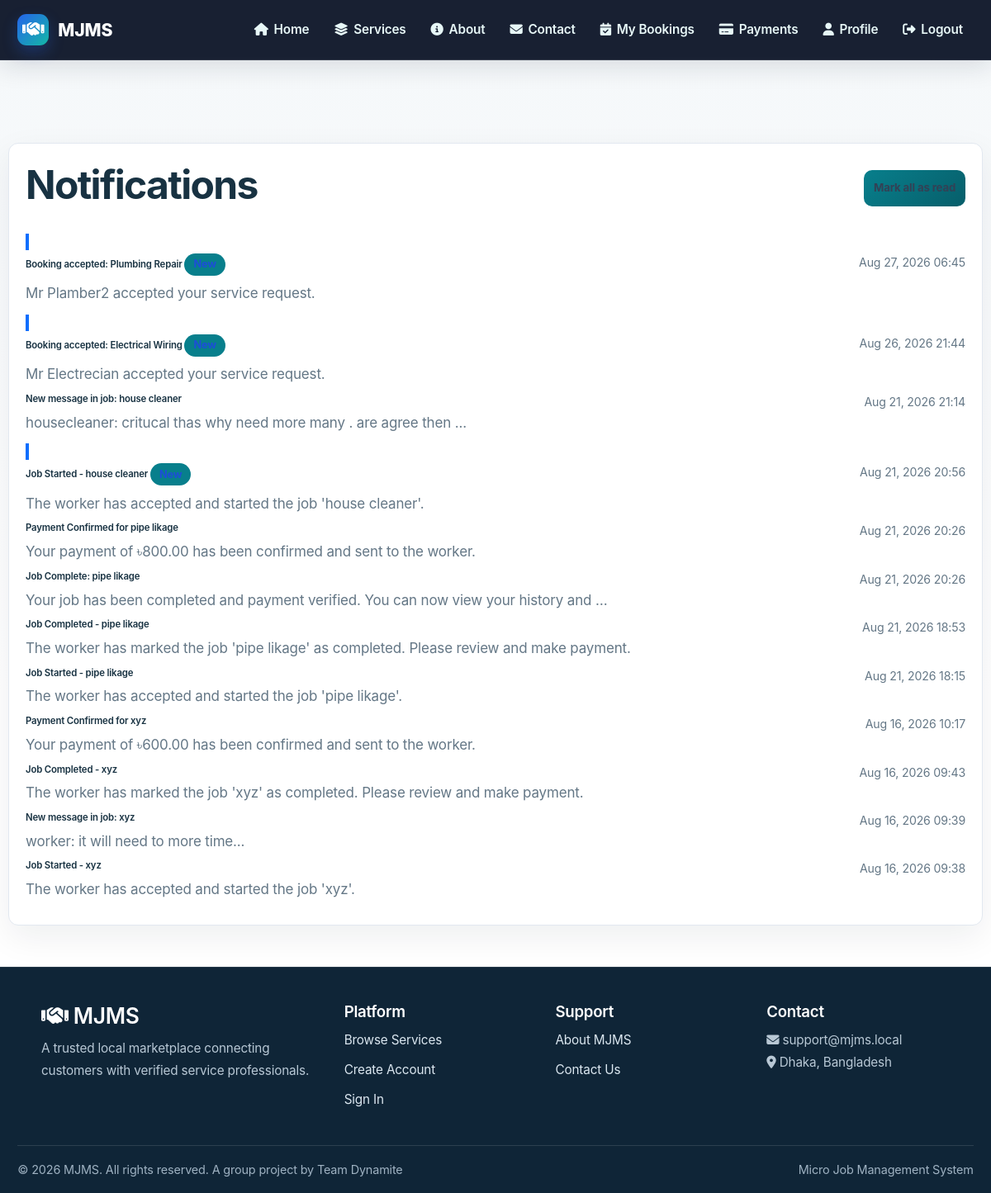
The page /notifications/ (signed in) on the database its author committed.
### notifications/models.py (models this page shows, shortened)
class Notification(models.Model):
    NOTIFICATION_TYPE_CHOICES = [
        ('JOB_COMPLETED', 'Job Completed by Worker'),
        ('JOB_STARTED', 'Job Started'),
        ('JOB_CANCELLED', 'Job Cancelled'),
        ('JOB_WORKER_UNAVAILABLE', 'Worker Unavailable at Requested Time'),
        ('JOB_CONFLICT', 'Job Time Conflict'),
        ('WORKER_APPLIED', 'Worker Applied for Your Request'),
        ('APPLICATION_ACCEPTED', 'Your Application Was Accepted'),
        ('APPLICATION_REJECTED', 'Your Application Was Rejected'),
        ('JOB_PAYMENT_SUBMITTED', 'Payment Submitted for Job'),
        ('PAYMENT_VERIFIED', 'Payment Verified - You Received Payment'),
        ('PAYMENT_PENDING', 'Payment Pending Verification'),
        ('WORKER_APPROVED', 'Your Worker Account Has Been Approved'),
        ('WORKER_REJECTED', 'Your Worker Account Application Was Rejected'),
        ('WORKER_PROFILE_UPDATED', 'Your Worker Profile Was Updated'),
        ('GENERAL', 'General Notification'),
    ]
    user = models.ForeignKey(
        settings.AUTH_USER_MODEL,
        on_delete=models.CASCADE,
        related_name='notifications'
    )
    title = models.CharField(max_length=255)
    message = models.TextField()
    notification_type = models.CharField(
        max_length=50,
        choices=NOTIFICATION_TYPE_CHOICES,
        default='GENERAL'
    )
    is_read = models.BooleanField(default=False)
    job = models.ForeignKey(
        'bookings.Job',
        on_delete=models.SET_NULL,
        null=True,
        blank=True,
        related_name='notifications'
    )
    payment = models.ForeignKey(
        'payments.Payment',
        on_delete=models.SET_NULL,
        null=True,
        blank=True,
        related_name='notifications'
    )
    related_user = models.ForeignKey(
        settings.AUTH_USER_MODEL,
        on_delete=models.SET_NULL,
        null=True,
        blank=True,
        related_name='notifications_about_me'
    )
    created_at = models.DateTimeField(auto_now_add=True)
    updated_at = models.DateTimeField(auto_now=True)
    class Meta:
        ordering = ['-created_at']
        indexes = [
            models.Index(fields=['user', '-created_at']),
            models.Index(fields=['user', 'is_read']),
            models.Index(fields=['notification_type']),
        ]

### notifications/views.py (the view)
# urls.py: path('', views.notification_list, name='notification_list'),
@login_required
def notification_list(request):
    notifications = Notification.objects.filter(user=request.user).order_by('-created_at')
    unread_count = notifications.filter(is_read=False).count()
    return render(request, 'notifications/notification_list.html', {
        'notifications': notifications,
        'unread_count': unread_count,
    })

### notifications/views.py (called while the page is built)
def notification_context(request):
    if not request.user.is_authenticated:
        return {}
    return {
        'unread_notification_count': Notification.objects.filter(
            user=request.user,
            is_read=False,
        ).count(),
    }

### templates/notifications/notification_list.html (shortened to what this page needs)
{% extends "base.html" %}
{% load static %}
{% block extra_css %}
<link rel="stylesheet" href="{% static 'css/notification-list.css' %}">
{% endblock %}
{% block content %}
<div class="container" style="margin-top: 100px; margin-bottom: 50px;">
    <div class="row">
        <div class="col-md-10 offset-md-1">
            <div class="d-flex justify-content-between align-items-center mb-4">
                <h1>Notifications</h1>
                {% if unread_count > 0 %}
                    <a href="{% url 'mark_all_notifications_read' %}" class="btn btn-sm btn-secondary">
                        Mark all as read
                    </a>
                {% endif %}
            </div>
            {% if notifications %}
                <div class="list-group">
                    {% for notification in notifications %}
                        <a href="{% url 'notification_detail' notification.id %}" class="list-group-item list-group-item-action {% if not notification.is_read %}active{% endif %}">
                            <div class="d-flex w-100 justify-content-between">
                                <div>
                                    <h6 class="mb-1">
                                        {{ notification.title }}
                                        {% if not notification.is_read %}
                                            <span class="badge bg-primary">New</span>
                                        {% endif %}
                                    </h6>
                                    <p class="mb-1 text-muted">{{ notification.message|truncatewords:15 }}</p>
                                </div>
                                <small class="text-muted">
                                    {{ notification.created_at|date:"M d, Y H:i" }}
                                </small>
                            </div>
                        </a>
                    {% endfor %}
                </div>
            {% else %}
                <div class="alert alert-info">
                    <h5>No notifications yet</h5>
                    <p>You'll see notifications here when workers apply for your jobs, payments are made, or jobs are completed.</p>
                </div>
            {% endif %}
        </div>
    </div>
</div>
{% endblock %}

### static/css/professional.css (style rules this page uses)
:root { --primary-color: #1f4e79; --primary-dark: #163a56; --primary-light: #2d6ea8; --secondary-color: #31a24c; --secondary-dark: #229a3e; --accent-color: #f59e0b; --danger-color: #dc2626; --success-color: #10b981; --warning-color: #f97316; --info-color: #3b82f6; --text-dark: #1f2937; --text-muted: #6b7280; --text-light: #9ca3af; --bg-light: #f9fafb; --bg-lighter: #f3f4f6; --border-color: #e5e7eb; --border-light: #d1d5db; --font-primary: -apple-system, BlinkMacSystemFont, 'Segoe UI', Roboto, Oxygen, Ubuntu, Cantarell, sans-serif; --font-mono: 'Monaco', 'Courier New', monospace; --shadow-sm: 0 1px 2px 0 rgba(0, 0, 0, 0.05); --shadow-md: 0 4px 6px -1px rgba(0, 0, 0, 0.1); --shadow-lg: 0 10px 15px -3px rgba(0, 0, 0, 0.1); --shadow-xl: 0 20px 25px -5px rgba(0, 0, 0, 0.1); --radius-sm: 4px; --radius-md: 8px; --radius-lg: 12px; --radius-xl: 16px; }
* { margin: 0; padding: 0; box-sizing: border-box; }
html, body { height: 100%; }
body { font-family: var(--font-primary); background-color: var(--bg-light); color: var(--text-dark); line-height: 1.6; display: flex; flex-direction: column; }
a { color: var(--primary-color); text-decoration: none; transition: color 0.2s ease; }
h1, h2, h3, h4, h5, h6 { color: var(--text-dark); font-weight: 600; line-height: 1.3; margin-bottom: 0.5rem; }
h1 { font-size: 2.5rem; font-weight: 700; }
p { margin-bottom: 1rem; color: var(--text-muted); }
button, input[type="submit"], .btn { background: var(--primary-color); color: white; border: none; padding: 0.75rem 1.5rem; border-radius: var(--radius-md); cursor: pointer; font-weight: 500; font-size: 0.95rem; transition: all 0.2s ease; display: inline-block; text-align: center; }
.btn-secondary { background: var(--secondary-color); }
.card, .container, .content { background: white; border-radius: var(--radius-lg); border: 1px solid var(--border-color); padding: 2rem; margin: 1.5rem 0; box-shadow: var(--shadow-sm); transition: all 0.3s ease; }
.container { max-width: 1200px; margin-left: auto; margin-right: auto; padding: 2rem 1rem; }
.btn-primary, .btn-secondary { display: inline-flex; align-items: center; justify-content: center; padding: 0.8rem 1.25rem; border-radius: 12px; font-weight: 600; transition: all 0.2s ease; }
.btn-secondary { background: rgba(255, 255, 255, 0.12); border: 1px solid rgba(255, 255, 255, 0.25); color: white; }
.text-muted { color: var(--text-muted); }
.mb-1 { margin-bottom: 0.5rem; }
.mb-4 { margin-bottom: 2rem; }

### static/css/style.css (style rules this page uses)
html, body { height: 100%; }
body { font-family: Arial, sans-serif; margin: 0; padding: 0; background: #f7f9fc; color: #222; display: flex; flex-direction: column; }
h1, h2, h3 { color: #1f4e79; }
.container, .content { padding: 20px; }
.btn { display: inline-block; padding: 12px 28px; border-radius: 8px; font-weight: 600; text-decoration: none; cursor: pointer; border: none; transition: all 0.3s ease; font-size: 1rem; }

### static/css/notification-list.css (style rules this page uses)
.list-group-item.active { background-color: #f0f8ff; border-left: 4px solid #0d6efd; }

### rows shown on the page
Notification: title "Booking accepted: Plumbing Repair", message "Mr Plamber2 accepted your service request.", created_at "Aug 27, 2026 06:45"
Notification: title "Booking accepted: Electrical Wiring", message "Mr Electrecian accepted your service request.", created_at "Aug 26, 2026 21:44"
Notification: title "New message in job: house cleaner", message "housecleaner: critucal thas why need more many . are agree then ...", created_at "Aug 21, 2026 21:14"
Notification: title "Job Started - house cleaner", message "The worker has accepted and started the job 'house cleaner'.", created_at "Aug 21, 2026 20:56"
Notification: title "Payment Confirmed for pipe likage", message "Your payment of ৳800.00 has been confirmed and sent to the worker.", created_at "Aug 21, 2026 20:26"
Notification: title "Job Complete: pipe likage", message "Your job has been completed and payment verified. You can now view your history and …", created_at "Aug 21, 2026 20:26"
Notification: title "Job Completed - pipe likage", message "The worker has marked the job 'pipe likage' as completed. Please review and make payment.", created_at "Aug 21, 2026 18:53"
Notification: title "Job Started - pipe likage", message "The worker has accepted and started the job 'pipe likage'.", created_at "Aug 21, 2026 18:15"
Notification: title "Payment Confirmed for xyz", message "Your payment of ৳600.00 has been confirmed and sent to the worker.", created_at "Aug 16, 2026 10:17"
Notification: title "Job Completed - xyz", message "The worker has marked the job 'xyz' as completed. Please review and make payment.", created_at "Aug 16, 2026 09:43"
Notification: title "New message in job: xyz", message "worker: it will need to more time...", created_at "Aug 16, 2026 09:39"
Notification: title "Job Started - xyz", message "The worker has accepted and started the job 'xyz'.", created_at "Aug 16, 2026 09:38"
